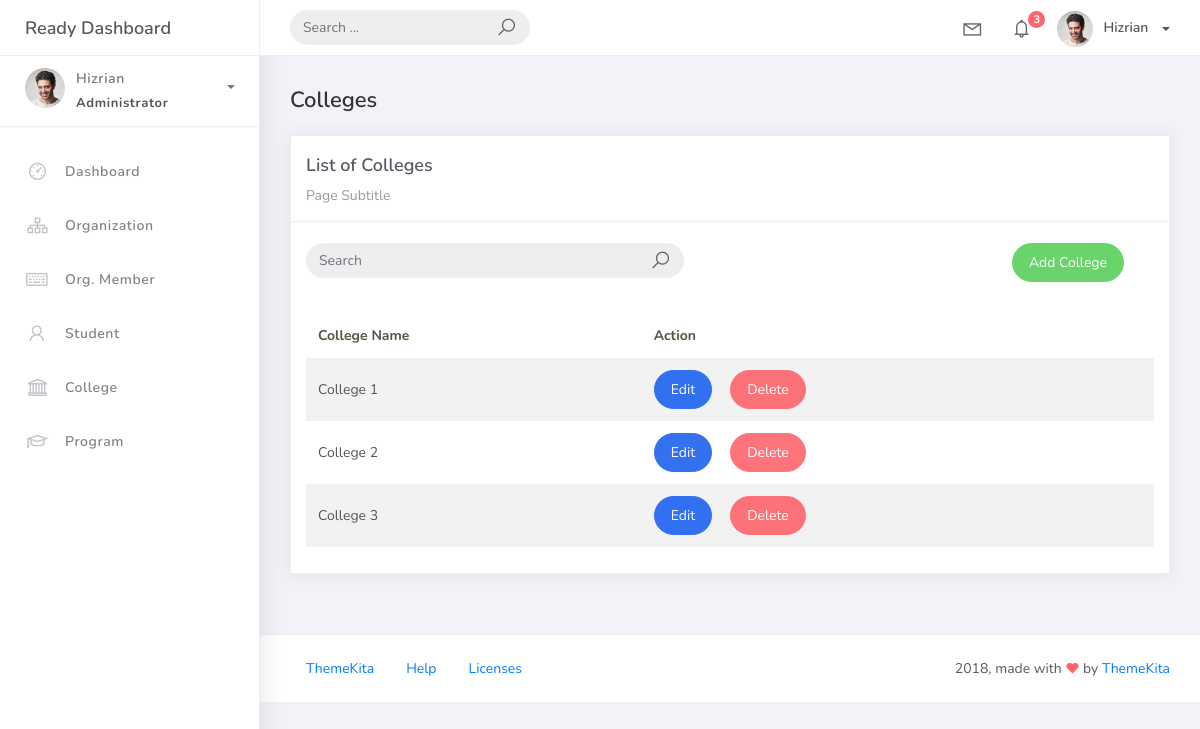
The page /college_list on the database as committed earlier.
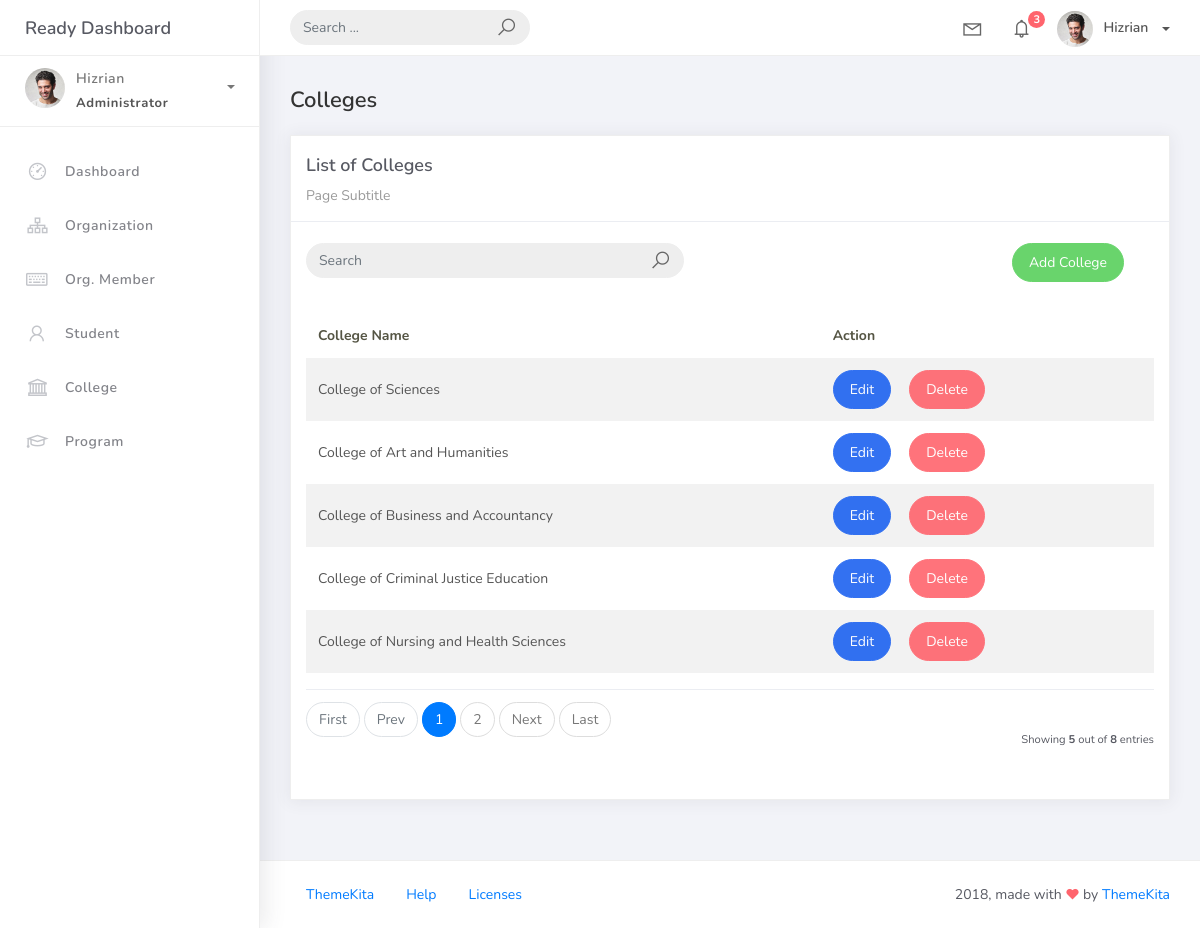
The same page on the database as committed later.
### studentorg/models.py (models this page shows, shortened)
class BaseModel(models.Model):
    created_at = models.DateTimeField(auto_now_add=True, db_index=True)
    updated_at = models.DateTimeField(auto_now=True)
    class Meta:
        abstract = True

class College(BaseModel):
	college_name = models.CharField(max_length=150)

### studentorg/views.py (the view)
# urls.py: path('college_list', CollegeList.as_view(), name='college-list'),
class CollegeList(ListView):
    model = College
    context_object_name = 'college'
    template_name = 'college_list.html'
    paginate_by = 5
    def get_queryset(self, *args, **kwargs):
        qs = super(CollegeList, self).get_queryset(*args, **kwargs)
        if self.request.GET.get("q") != None:
            query = self.request.GET.get('q')
            qs = qs.filter(Q(college_name__icontains=query))
        return qs

### templates/college_list.html (shortened to what this page needs)
{% extends 'base.html' %}
{% load static %}
{% block content %}
  <div class="content">
    <div class="container-fluid">
      <h4 class="page-title">Colleges</h4>
      <div class="row">
        <div class="col-md-12">
          <div class="card">
            <div class="card-header">
              <div class="card-title">List of Colleges</div>
              <div class="card-category">Page Subtitle</div>
            </div>
            <br />
                <div class="col-md-12 row">
                <div class="col-md-6">
                    <form class="navbar-left navbar-form nav-search mr-md-3" action="{% url 'college-list' %}">
                    <div class="input-group">
                        <input type="text" placeholder="Search" class="form-control" name="q" />
                        <div class="input-group-append">
                        <span class="input-group-text">
                            <i class="la la-search search-icon"></i>
                        </span>
                        </div>
                    </div>
                    </form>
                </div>
                <div class="col-md-6">
                    <div class="pull-right">
                    <a href="{% url 'college-add' %}" class="btn btn-success btn-rounded">Add College</a>
                    </div>
                </div>
                </div>
            <div class="card-body">
              <table class="table table-striped mt-3">
                <thead>
                  <tr>
                    <th scope="col">College Name</th>
                    <th scope="col">Action</th>
                  </tr>
                </thead>
                <tbody>
                  {% for object in object_list %}
                    <tr>
                      <td>{{ object.college_name }}</td>
                      <td>
                        <a href="college_list/{{ object.id }}" class="btn btn-primary btn-rounded">Edit</a>
                        <a href="college_list/{{ object.id }}/delete" class="btn btn-danger btn-rounded">Delete</a>
                    </td>
                    </tr>
                    {% empty %}
                    <tr>
                      <td colspan="4" style="text-align: center">
                        <p class="text-sm font-weight-bold mb-0">No Records Found</p>
                      </td>
                    </tr>
                  {% endfor %}
                </tbody>
              </table>
              {% include 'includes/pagination.html' %}
            </div>
          </div>
        </div>
      </div>
    </div>
  </div>
{% endblock %}

Rows that differ between the two databases and show on the page:
removed College: college_name "College 1"
removed College: college_name "College 2"
removed College: college_name "College 3"
added College: college_name "College of Sciences"
added College: college_name "College of Art and Humanities"
added College: college_name "College of Business and Accountancy"
added College: college_name "College of Criminal Justice Education"
added College: college_name "College of Nursing and Health Sciences"
Other text that changed with them:
{{ object_list.count }}: (not shown) → "5"
{{ paginator.count }}: (not shown) → "8"
text now shown: "First Prev Next Last Showing out of entries"
new list line: "1"
new list line: "2"
